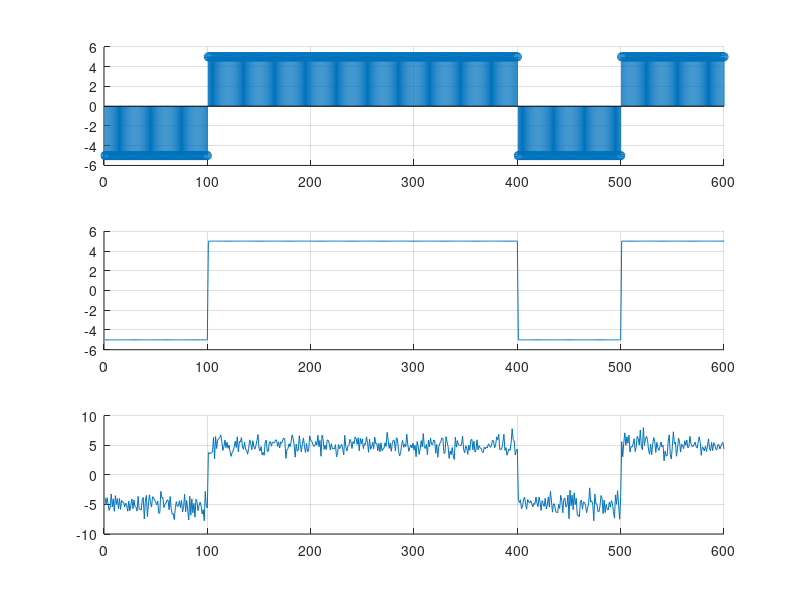

MATLAB code to generate this figure:
clear all; close all; clc;
pkg load signal;

N = 100;
A = 5;
var = 1;

info = [0 1 1 1 0 1]
info_NRZ = info * 2*A - A;
info_NRZ_up = upsample(info_NRZ,N);
filtroNRZ = ones(1,N);
sinalNRZ = filter(filtroNRZ, 1, info_NRZ_up);

ruido = sqrt(var)*randn(1,length(sinalNRZ));
r_t = sinalNRZ + ruido;

Z_t  = r_t(N/2:N:end);

info_hat = Z_t > 0
num_erro = sum(xor(info,info_hat))

subplot(3,1,1); grid on; hold on;
stem(sinalNRZ);

subplot(3,1,2); grid on; hold on;
plot(sinalNRZ);

subplot(3,1,3); grid on; hold on;
plot(r_t);

